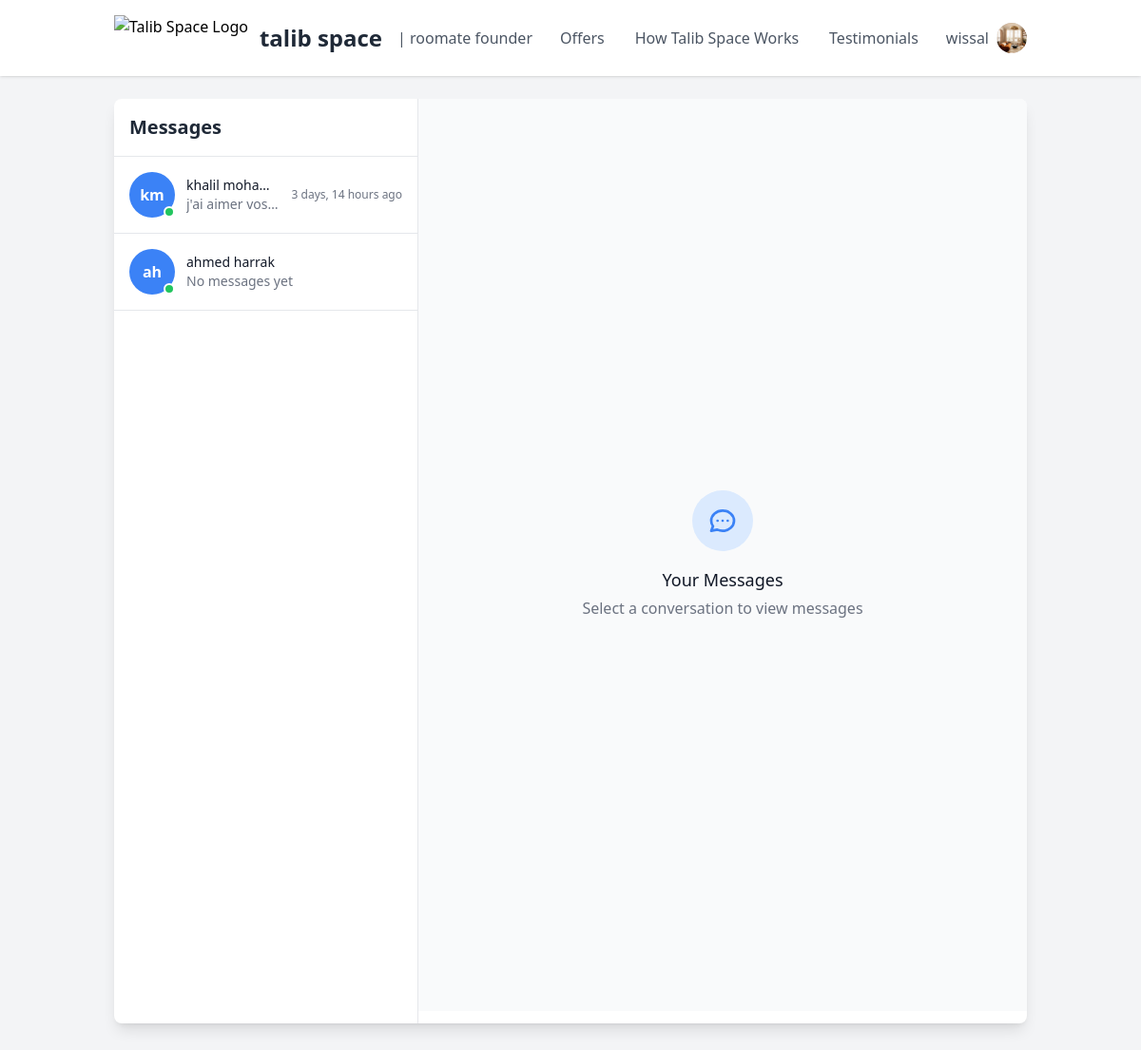
The app's page /messages/inbox/ (signed in) with its own data.
### authuser/models.py (models this page shows, shortened)
class User(AbstractBaseUser, PermissionsMixin):
    STATUS_CHOICES = [
        ('pending', 'Pending'),
        ('approved', 'Approved'),
        ('rejected', 'Rejected'),
    ]
    PROFILE_STATUS_CHOICES = [
        ('looking', 'Looking for offers'),
        ('posting', 'Has posted announcement'),
    ]
    email = models.EmailField(blank=True, default='', unique=True)
    name = models.CharField(max_length=255, blank=True, default='')
    surname = models.CharField(max_length=255, blank=True, default='')
    status = models.CharField(max_length=10, choices=STATUS_CHOICES, default='pending')
    profile_status = models.CharField(max_length=10, choices=PROFILE_STATUS_CHOICES, default='looking')
    is_active = models.BooleanField(default=True)
    is_superuser = models.BooleanField(default=False)
    is_staff = models.BooleanField(default=False)
    date_joined = models.DateTimeField(default=timezone.now)
    last_login = models.DateTimeField(blank=True, null=True)
    profile_picture = models.ImageField(upload_to=user_profile_pic_path, blank=True, null=True)
    description = models.TextField(blank=True, default='')
    objects = CustomUserManager()
    USERNAME_FIELD = 'email'
    EMAIL_FIELD = 'email'
    REQUIRED_FIELDS = ['name', 'surname']

### messaging/models.py (models this page shows, shortened)
class Conversation(models.Model):
    participants = models.ManyToManyField(settings.AUTH_USER_MODEL, related_name='conversations')
    created_at = models.DateTimeField(auto_now_add=True)
    updated_at = models.DateTimeField(auto_now=True)
    announcement = models.ForeignKey('etudiants.Announcement', on_delete=models.SET_NULL,
                                     null=True, blank=True, related_name='conversations')
    class Meta:
        ordering = ['-updated_at']
    def get_other_participant(self, user):
        return self.participants.exclude(id=user.id).first()

### messaging/views.py (the view)
# urls.py: path('inbox/', views.inbox, name='inbox'),
@login_required
def inbox(request):
    latest_message = Message.objects.filter(
        conversation=OuterRef('pk')
    ).order_by('-timestamp')
    conversations = Conversation.objects.filter(
        participants=request.user
    ).annotate(
        latest_message_time=Subquery(latest_message.values('timestamp')[:1]),
        latest_message_content=Subquery(latest_message.values('content')[:1]),
        latest_message_sender=Subquery(latest_message.values('sender')[:1]),
        unread_count=Subquery(
            Message.objects.filter(
                conversation=OuterRef('pk'),
                is_read=False
            ).exclude(sender=request.user).values('conversation').annotate(
                count=models.Count('id')
            ).values('count')[:1]
        )
    ).order_by('-latest_message_time')
    for conversation in conversations:
        conversation.other_participant = conversation.get_other_participant(request.user)
    return render(request, 'messaging/inbox.html', {
        'conversations': conversations,
        'current_user': request.user,
    })

### messaging/context_processors.py (called while the page is built)
def unread_messages(request):
    if request.user.is_authenticated:
        unread_count = Message.objects.filter(
            conversation__participants=request.user,
            is_read=False
        ).exclude(sender=request.user).count()
        return {'unread_message_count': unread_count}
    return {'unread_message_count': 0}

### templates/messaging/inbox.html (shortened to what this page needs)
<!DOCTYPE html>
<html lang="en">
<head>
    <script src="https://cdn.tailwindcss.com"></script>
</head>
<body class="h-full flex flex-col bg-gray-50">
   <nav class="w-full sticky top-0 z-50 bg-white shadow">
    <div class="container mx-auto px-4 sm:px-6 lg:px-8">
        <div class="flex justify-between items-center py-4">
            <div class="flex items-center">
                <a href="{% url 'pages:homepage' %}" class="flex items-center">
                    <img src="https://img.freepik.com/vecteurs-premium/creation-logo-education-scolaire-maison-modele-logo-logement-etudiant_825834-932.jpg"
                        alt="Talib Space Logo" class="h-12 w-auto mr-3">
                    <span class="text-2xl font-extrabold text-gray-800">talib space</span>
                    <span class="ml-4 text-gray-600">| roomate founder</span>
                </a>
            </div>
            <div class="hidden md:flex items-center space-x-8">
                <a href="{% url 'pages:offers' %}" class="text-gray-600 hover:text-blue-500 transition duration-300">Offers</a>
                <a href="{% url 'pages:howworks' %}" class="text-gray-600 hover:text-blue-500 transition duration-300">How Talib Space Works</a>
                <a href="{% url 'pages:testo' %}" class="text-gray-600 hover:text-blue-500 transition duration-300">Testimonials</a>
            </div>
            {% if user.is_authenticated %}
                <div class="flex items-center space-x-4">
                    <div class="relative">
                        <button id="user-menu-button" type="button" class="flex items-center space-x-2 focus:outline-none">
                            <span class="text-gray-600">{{ user.name }}</span>
                            <div class="w-8 h-8 rounded-full bg-gray-200 flex items-center justify-center overflow-hidden">
                                {% if user.profile_picture %}
                                    <img src="{{ user.profile_picture.url }}" alt="Profile Photo" class="w-full h-full object-cover">
                                {% else %}
                                    <svg xmlns="http://www.w3.org/2000/svg" class="h-5 w-5 text-gray-500" viewBox="0 0 20 20" fill="currentColor">
                                        <path fill-rule="evenodd" d="M10 9a3 3 0 100-6 3 3 0 000 6zm-7 9a7 7 0 1114 0H3z" clip-rule="evenodd" />
                                    </svg>
                                {% endif %}
                            </div>
                        </button>
                    </div>
                </div>
            {% endif %}
        </div>
    </div>
</nav>
<main>
{% load static %}
{% block content %}
<div class="bg-gray-100 min-h-screen">
  <div class="container mx-auto py-6 px-4 sm:px-6 lg:px-8">
    <div class="bg-white rounded-lg shadow-lg overflow-hidden">
      <div class="grid grid-cols-1 md:grid-cols-3">
        <div class="border-r border-gray-200 md:col-span-1">
          <div class="p-4 border-b border-gray-200">
            <h2 class="text-xl font-semibold text-gray-800">Messages</h2>
          </div>
          <div class="overflow-y-auto h-[calc(100vh-13rem)]">
            {% if conversations %}
              {% for conversation in conversations %}
                <a href="{% url 'conversation_detail' conversation.id %}"
                   class="conversation-item block p-4 border-b border-gray-200 hover:bg-blue-50 transition duration-150 {% if conversation.unread_count %} bg-blue-50 {% endif %}">
                  <div class="flex items-center space-x-3">
                    <div class="relative flex-shrink-0">
                      <div class="w-12 h-12 bg-blue-500 rounded-full flex items-center justify-center text-white font-semibold">
                        {{ conversation.other_participant.name|slice:":1" }}{{ conversation.other_participant.surname|slice:":1" }}
                      </div>
                      {% if conversation.other_participant.is_active %}
                        <span class="absolute bottom-0 right-0 w-3 h-3 bg-green-500 border-2 border-white rounded-full"></span>
                      {% endif %}
                    </div>
                    <div class="min-w-0 flex-1">
                      <p class="text-sm font-medium text-gray-900 truncate">
                        {{ conversation.other_participant.name }} {{ conversation.other_participant.surname }}
                      </p>
                      <p class="text-sm text-gray-500 truncate">
                        {% if conversation.latest_message_content %}
                          {{ conversation.latest_message_content|truncatechars:30 }}
                        {% else %}
                          No messages yet
                        {% endif %}
                      </p>
                    </div>
                    <div class="flex flex-col items-end">
                      {% if conversation.latest_message_time %}
                        <span class="text-xs text-gray-500">
                          {{ conversation.latest_message_time|timesince }} ago
                        </span>
                      {% endif %}
                    </div>
                  </div>
                </a>
              {% endfor %}
            {% else %}
              <div class="p-4 text-center text-gray-500">
                <p>No conversations yet.</p>
              </div>
            {% endif %}
          </div>
        </div>
        <div class="md:col-span-2 flex flex-col h-[calc(100vh-10rem)]">
          <div class="flex items-center justify-center bg-gray-50 h-full">
            <div class="text-center p-6">
              <div class="inline-flex items-center justify-center w-16 h-16 rounded-full bg-blue-100 text-blue-500 mb-4">
              </div>
              <h3 class="text-lg font-medium text-gray-900 mb-1">Your Messages</h3>
              <p class="text-gray-500">Select a conversation to view messages</p>
            </div>
          </div>
        </div>
      </div>
    </div>
  </div>
</div>
{% endblock %}
</main>
</body>
</html>

### templates/messaging/inbox.html (style rules this page uses)
.conversation-item { cursor: pointer; transition: all 0.2s ease; }

### records on screen
User: name "wissal", profile_picture (picture)
Conversation: other_participant.name "k", other_participant.surname "m", other_participant.name "khalil", other_participant.surname "moha…", latest_message_content "j'ai aimer vos…", latest_message_time "3 days, 14 hours"
Conversation: other_participant.name "a", other_participant.surname "h", other_participant.name "ahmed", other_participant.surname "harrak", shows "No messages yet"
